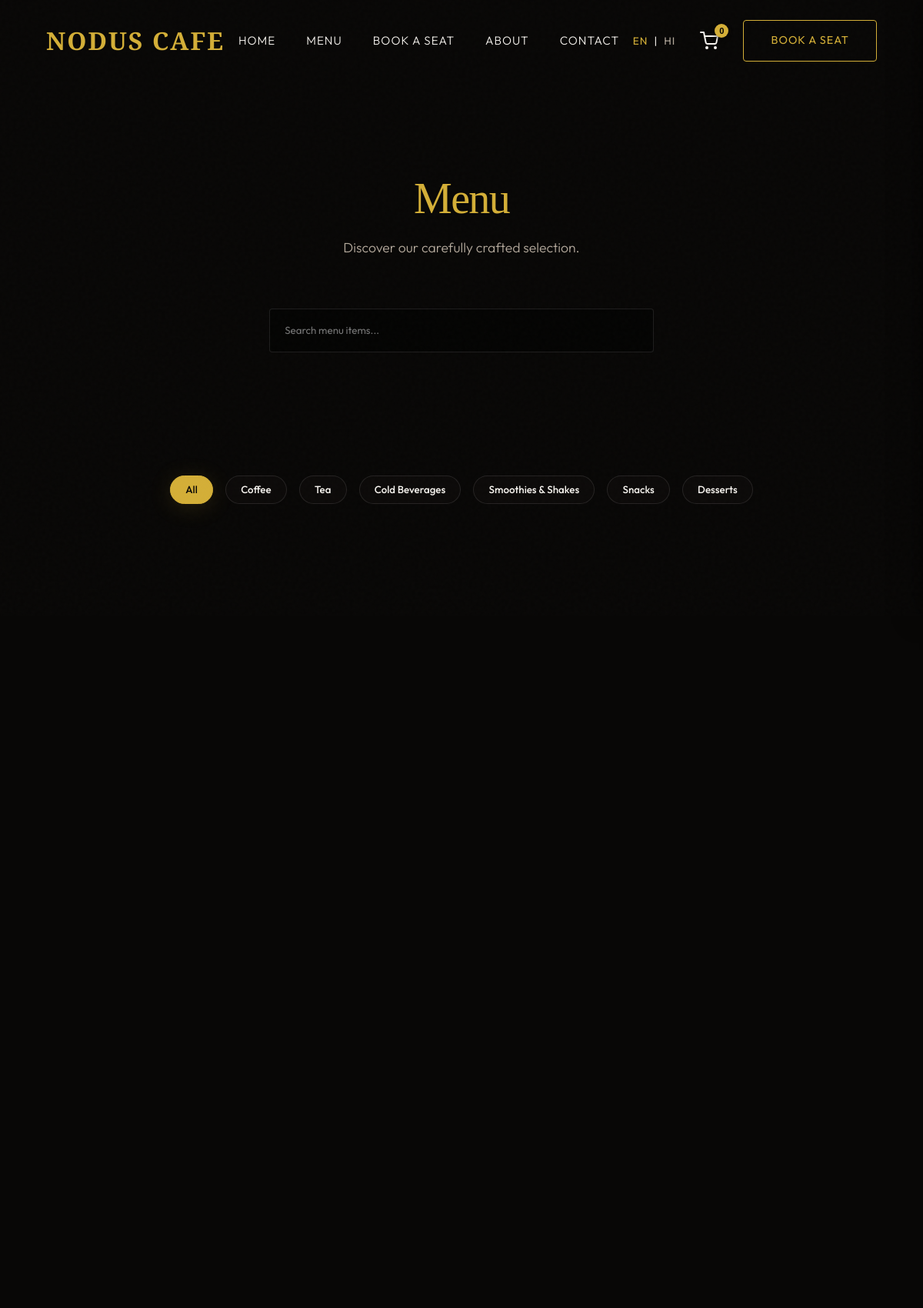
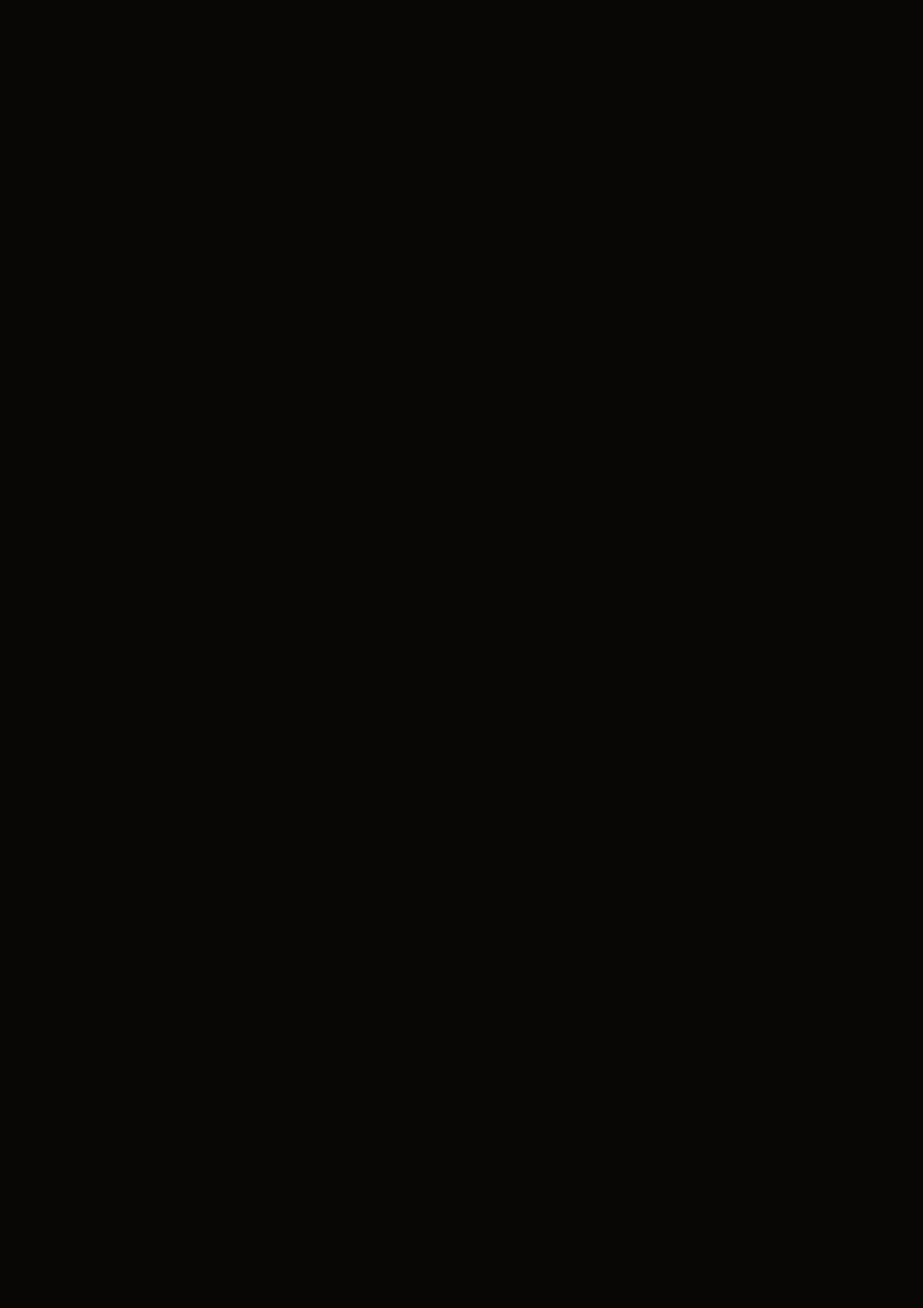
The page /menu (upper part) on the database its author committed (2 pictures, top to bottom).
### app/models/menu.py (models this page shows)
class MenuCategory(db.Model):
    __tablename__ = 'menu_categories'
    id = db.Column(db.Integer, primary_key=True)
    name_en = db.Column(db.String(100), nullable=False)
    name_hi = db.Column(db.String(100), nullable=False, default='')
    icon = db.Column(db.String(10), default='☕')  # Emoji icon
    display_order = db.Column(db.Integer, default=0)
    is_active = db.Column(db.Boolean, default=True)
    created_at = db.Column(db.DateTime, default=datetime.utcnow)
    items = db.relationship('MenuItem', backref='category', lazy=True, order_by='MenuItem.display_order')
    def to_dict(self, lang='en'):
        return {
            'id': self.id,
            'name': self.name_hi if lang == 'hi' and self.name_hi else self.name_en,
            'name_en': self.name_en,
            'name_hi': self.name_hi,
            'icon': self.icon,
            'display_order': self.display_order,
            'is_active': self.is_active,
            'item_count': len([i for i in self.items if i.is_available])
        }

### app/routes/menu_routes.py (the view)
@menu_bp.route('/menu')
def menu():
    lang = session.get('lang', request.cookies.get('lang', 'en'))
    categories = MenuCategory.query.filter_by(is_active=True)\
        .order_by(MenuCategory.display_order).all()
    items = MenuItem.query.filter_by(is_available=True)\
        .order_by(MenuItem.display_order).all()
    return render_template('menu.html',
                         categories=[c.to_dict(lang) for c in categories],
                         items=[i.to_dict(lang) for i in items])

### app/models/menu.py (called while the page is built)
    def get_tags(self):
        try:
            return json.loads(self.tags) if self.tags else []
        except (json.JSONDecodeError, TypeError):
            return []

    def to_dict(self, lang='en'):
        return {
            'id': self.id,
            'category_id': self.category_id,
            'name': self.name_hi if lang == 'hi' and self.name_hi else self.name_en,
            'name_en': self.name_en,
            'name_hi': self.name_hi,
            'description': self.description_hi if lang == 'hi' and self.description_hi else self.description_en,
            'description_en': self.description_en,
            'description_hi': self.description_hi,
            'price': self.price,
            'image_path': self.image_path,
            'tags': self.get_tags(),
            'is_available': self.is_available,
            'category_name': self.category.name_hi if lang == 'hi' and self.category.name_hi else self.category.name_en if self.category else ''
        }

### app/services/i18n.py (called while the page is built, shortened)
def get_translation(key, lang='en'):
    keys = key.split('.')
    result = _translations.get(lang, {})
    for k in keys:
        if isinstance(result, dict):
            result = result.get(k, None)
        else:
            result = None
            break
    return result if result is not None else key

def init_app(app):
    load_translations(app)
    @app.context_processor
    def inject_i18n():
        from flask import request, session
        lang = session.get('lang', request.cookies.get('lang', 'en'))
        def translate(key):
            return get_translation(key, lang)
        return {
            '_': translate,
            'lang': lang,
            'get_translation': get_translation
        }

### app/templates/menu.html (shortened to what this page needs)
{% extends "base.html" %}
{% block extra_css %}
<link rel="stylesheet" href="{{ url_for('static', filename='css/menu.css') }}">
{% endblock %}
{% block content %}
<div style="padding-top: 100px;"></div>
<section class="menu-header text-center">
    <h1 class="section-title gsap-reveal" data-i18n="nav.menu">{{ _('nav.menu') }}</h1>
    <p class="section-subtitle gsap-reveal text-muted">Discover our carefully crafted selection.</p>
    <div class="search-bar gsap-reveal">
        <input type="text" id="menuSearch" class="form-control" placeholder="Search menu items..." style="max-width: 500px; margin: 0 auto; display: block;">
    </div>
</section>
<section class="menu-content" style="padding-top: 0;">
    <div class="category-filters gsap-reveal">
        <button class="cat-pill active" data-filter="all">All</button>
        {% for cat in categories %}
            <button class="cat-pill" data-filter="{{ cat.id }}">{{ cat.name }}</button>
        {% endfor %}
    </div>
</section>
{% endblock %}

### app/static/css/main.css (style rules this page uses)
:root { --bg-primary: #080706; --bg-secondary: #14110f; --bg-card: rgba(20, 17, 15, 0.4); --bg-glass: rgba(15, 13, 10, 0.6); --accent-primary: #D4AF37; --accent-primary-hover: #b8952b; --accent-secondary: #C84B31; --text-primary: #f8f5f0; --text-secondary: #b5aa9d; --text-dark: #111111; --success: #4a9d6e; --error: #d94f4f; --warning: #e6a23c; --font-heading: 'Cormorant Garamond', serif; --font-body: 'Outfit', 'Noto Sans Devanagari', sans-serif; --radius-sm: 4px; --radius-md: 12px; --radius-lg: 24px; --radius-pill: 50px; --shadow-glow: 0 4px 30px rgba(212, 175, 55, 0.15); --shadow-card: 0 8px 32px rgba(0, 0, 0, 0.6); --transition: all 0.4s cubic-bezier(0.16, 1, 0.3, 1); }
*, *::before, *::after { box-sizing: border-box; margin: 0; padding: 0; }
body { font-family: var(--font-body); background-color: var(--bg-primary); color: var(--text-primary); line-height: 1.8; overflow-x: hidden; -webkit-font-smoothing: antialiased; position: relative; }
body::before { content: ''; position: fixed; top: 0; left: 0; width: 100vw; height: 100vh; pointer-events: none; z-index: 9999; opacity: 0.02; }
h1, h2, h3, h4, h5, h6 { font-family: var(--font-heading); font-weight: 500; line-height: 1.1; margin-bottom: 1rem; letter-spacing: -0.03em; }
.text-muted { color: var(--text-secondary); }
.text-center { text-align: center; }
section { padding: 8rem 5%; }
.section-title { font-size: 3.5rem; margin-bottom: 1rem; text-align: center; color: var(--accent-primary); }
.section-subtitle { font-size: 1.1rem; color: var(--text-secondary); text-align: center; margin-bottom: 4rem; max-width: 600px; margin-left: auto; margin-right: auto; font-weight: 300; }
.form-control { width: 100%; padding: 1.2rem; background: rgba(0, 0, 0, 0.4); border: 1px solid rgba(255, 255, 255, 0.1); border-radius: var(--radius-sm); color: var(--text-primary); font-family: var(--font-body); transition: var(--transition); }
.reveal-prep { opacity: 0; transform: translateY(40px); transition: opacity 0.8s cubic-bezier(0.16, 1, 0.3, 1), transform 0.8s cubic-bezier(0.16, 1, 0.3, 1); }
.reveal-prep.active { opacity: 1; transform: translateY(0); }

### app/static/css/menu.css (style rules this page uses)
.search-bar { margin-bottom: 2rem; }
.category-filters { display: flex; justify-content: center; flex-wrap: wrap; gap: 1rem; margin-bottom: 3rem; }
.cat-pill { background: var(--bg-card); border: 1px solid rgba(255,255,255,0.1); color: var(--text-primary); padding: 0.6rem 1.2rem; border-radius: var(--radius-pill); cursor: pointer; font-family: var(--font-body); font-weight: 500; transition: var(--transition); }
.cat-pill:hover, .cat-pill.active { background: var(--accent-primary); border-color: var(--accent-primary); box-shadow: var(--shadow-glow); color: var(--bg-primary); }

### rows shown on the page
MenuCategory: name "Coffee"
MenuCategory: name "Tea"
MenuCategory: name "Cold Beverages"
MenuCategory: name "Smoothies & Shakes"
MenuCategory: name "Snacks"
MenuCategory: name "Desserts"
